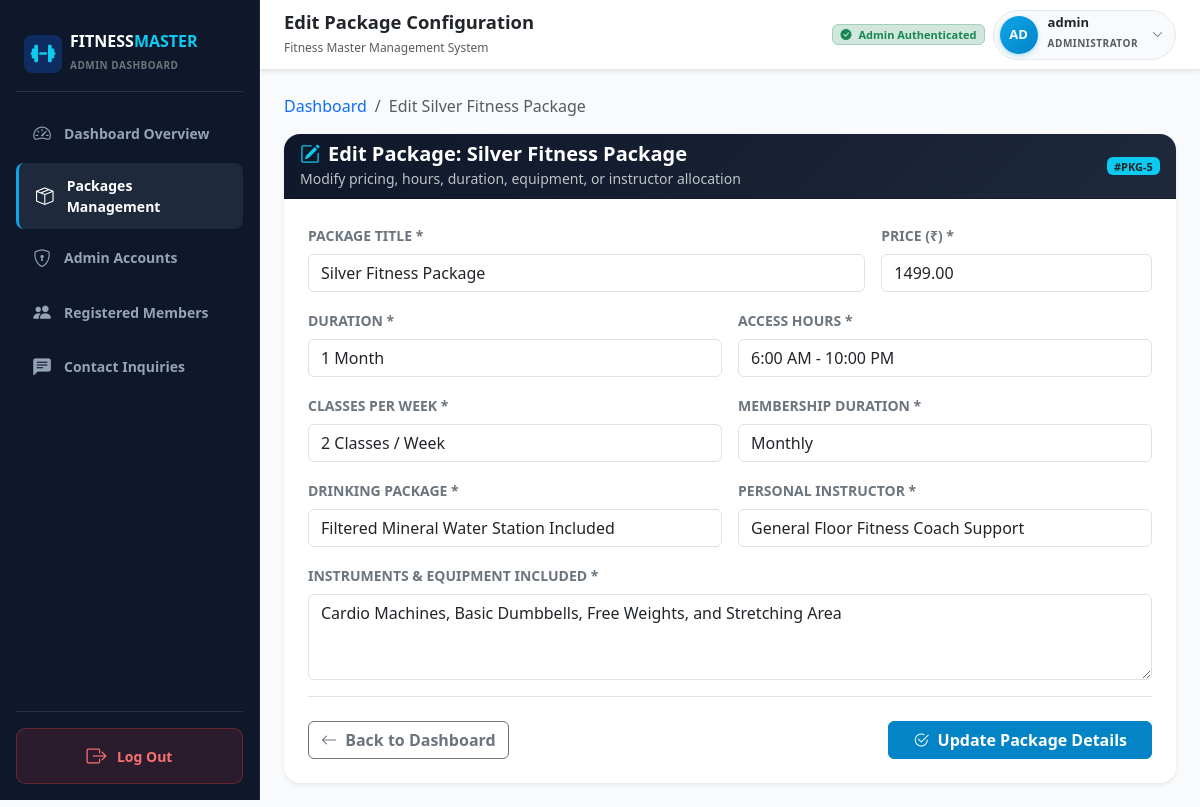
Screenshot of /packages/5/edit/ (signed in) with the database file from the repository.
### accounts/models.py (models this page shows, shortened)
class Admin(AbstractUser):
    email = models.EmailField(unique=True, verbose_name="Email Address")
    class Meta:
        verbose_name = 'Admin'
        verbose_name_plural = 'Admins'
        ordering = ['username']

### packages/models.py (models this page shows, shortened)
class Packages(models.Model):
    title = models.CharField(
        max_length=150,
        verbose_name="Package Title",
        help_text="Title or name of the package"
    )
    price = models.DecimalField(
        max_digits=10,
        decimal_places=2,
        verbose_name="Price",
        help_text="Package price"
    )
    duration = models.CharField(
        max_length=80,
        verbose_name="Duration",
        help_text="Duration (e.g. 1 Month, 3 Months, 6 Months, 1 Year)"
    )
    access_hours = models.CharField(
        max_length=120,
        verbose_name="Access Hours",
        help_text="Gym access hours (e.g. 24/7 Access, 6 AM - 10 PM)"
    )
    instruments = models.TextField(
        verbose_name="Instruments / Equipment",
        help_text="Equipment and instruments included with this package"
    )
    classes_per_week = models.CharField(
        max_length=80,
        verbose_name="Classes Per Week",
        help_text="Number of classes per week (e.g. 3 Classes/week, Unlimited)"
    )
    membership_duration = models.CharField(
        max_length=80,
        verbose_name="Membership Duration",
        help_text="Billing / commitment duration (e.g. Monthly, Quarterly, Annual)"
    )
    drinking_package = models.CharField(
        max_length=150,
        verbose_name="Drinking Package",
        help_text="Beverage benefits (e.g. Unlimited Mineral Water, Protein Shakes Included, None)"
    )
    personal_instructor = models.CharField(
        max_length=150,
        verbose_name="Personal Instructor",
        help_text="Trainer allocation (e.g. 1-on-1 Dedicated Trainer, 2 Free Sessions/Month, None)"
    )
    created_at = models.DateTimeField(auto_now_add=True)
    updated_at = models.DateTimeField(auto_now=True)
    class Meta:
        verbose_name = "Package"
        verbose_name_plural = "Packages"
        ordering = ['price']

### packages/views.py (the view)
# urls.py: path('packages/<int:pk>/edit/', views.package_edit_view, name='package_edit'),
@login_required(login_url='login')
@user_passes_test(admin_check, login_url='login')
def package_edit_view(request, pk):
    package = get_object_or_404(Packages, pk=pk)
    if request.method == 'POST':
        form = PackageForm(request.POST, instance=package)
        if form.is_valid():
            form.save()
            messages.success(request, f"Package '{package.title}' has been updated successfully!")
            return redirect('packages_list')
        else:
            messages.error(request, "Failed to update package. Please verify the inputs.")
    else:
        form = PackageForm(instance=package)
    return render(request, 'packages/package_edit.html', {
        'form': form,
        'package': package,
    })

### packages/views.py (called while the page is built)
def admin_check(user):
    return user.is_authenticated and (user.is_staff or user.is_superuser)

### templates/packages/package_edit.html (shortened to what this page needs)
{% extends 'base.html' %}
{% block page_heading %}Edit Package Configuration{% endblock %}
{% block content %}
<div class="container-fluid px-0" style="max-width: 900px;">
  <nav aria-label="breadcrumb" class="mb-3">
    <ol class="breadcrumb small">
      <li class="breadcrumb-item"><a href="{% url 'admin_dashboard' %}" class="text-decoration-none">Dashboard</a></li>
      <li class="breadcrumb-item active" aria-current="page">Edit {{ package.title }}</li>
    </ol>
  </nav>
  <div class="card shadow-sm border-0 rounded-4 overflow-hidden">
    <div class="card-header text-white p-3.5" style="background: linear-gradient(135deg, #0f172a, #1e293b);">
      <div class="d-flex align-items-center justify-content-between">
        <div>
          <h5 class="card-title fw-bold mb-0">
            <i class="bi bi-pencil-square text-info me-2"></i>Edit Package: {{ package.title }}
          </h5>
          <small class="text-light text-opacity-75">Modify pricing, hours, duration, equipment, or instructor allocation</small>
        </div>
        <span class="badge bg-info text-dark fw-bold px-2.5 py-1.5" style="font-size: 11px;">#PKG-{{ package.id }}</span>
      </div>
    </div>
    <div class="card-body p-4">
      <form method="post" action="{% url 'package_edit' package.id %}">
        <div class="row g-3">
          <div class="col-md-8">
            <label class="form-label small fw-bold text-uppercase text-secondary">Package Title *</label>
            {{ form.title }}
          </div>
          <div class="col-md-4">
            <label class="form-label small fw-bold text-uppercase text-secondary">Price (₹) *</label>
            {{ form.price }}
          </div>
          <div class="col-md-6">
            <label class="form-label small fw-bold text-uppercase text-secondary">Duration *</label>
            {{ form.duration }}
          </div>
          <div class="col-md-6">
            <label class="form-label small fw-bold text-uppercase text-secondary">Access Hours *</label>
            {{ form.access_hours }}
          </div>
          <div class="col-md-6">
            <label class="form-label small fw-bold text-uppercase text-secondary">Classes Per Week *</label>
            {{ form.classes_per_week }}
          </div>
          <div class="col-md-6">
            <label class="form-label small fw-bold text-uppercase text-secondary">Membership Duration *</label>
            {{ form.membership_duration }}
          </div>
          <div class="col-md-6">
            <label class="form-label small fw-bold text-uppercase text-secondary">Drinking Package *</label>
            {{ form.drinking_package }}
          </div>
          <div class="col-md-6">
            <label class="form-label small fw-bold text-uppercase text-secondary">Personal Instructor *</label>
            {{ form.personal_instructor }}
          </div>
          <div class="col-12">
            <label class="form-label small fw-bold text-uppercase text-secondary">Instruments &amp; Equipment Included *</label>
            {{ form.instruments }}
          </div>
        </div>
        <div class="d-flex flex-wrap align-items-center justify-content-between gap-2 pt-4 mt-3 border-top">
          <a href="{% url 'admin_dashboard' %}" class="btn btn-outline-secondary fw-semibold">
            <i class="bi bi-arrow-left me-1"></i> Back to Dashboard
          </a>
          <button type="submit" class="btn btn-primary fw-bold px-4" style="background-color: #0284c7; border-color: #0284c7;">
            <i class="bi bi-check2-circle me-1"></i> Update Package Details
          </button>
        </div>
      </form>
    </div>
  </div>
</div>
{% endblock %}

### templates/base.html (shortened to what this page needs)
<!DOCTYPE html>
<html lang="en">
<head>
  <link href="https://cdn.jsdelivr.net/npm/bootstrap@5.3.3/dist/css/bootstrap.min.css" rel="stylesheet">
  <link href="https://cdn.jsdelivr.net/npm/bootstrap-icons@1.11.3/font/bootstrap-icons.min.css" rel="stylesheet">
  <link rel="stylesheet" href="https://cdnjs.cloudflare.com/ajax/libs/font-awesome/6.5.1/css/all.min.css">
</head>
<body>
{% if request.user.is_authenticated and request.user.is_staff and not is_user_page and not is_auth_page and request.GET.portal != 'user' and request.resolver_match.url_name not in 'about_us contact_us user_login user_register user_register_alias user_dashboard user_root root admin_login admin_login_slash login admin_gateway admin_gateway_no_slash' %}
<div class="d-flex w-100 min-vh-100 position-relative">
  <aside class="admin-sidebar d-none d-lg-flex flex-column p-3" id="adminDesktopSidebar">
    <div class="brand-container d-flex align-items-center gap-2 px-2 py-3 mb-3 border-bottom border-secondary border-opacity-25">
      <button type="button" class="brand-icon btn p-0 border-0 bg-primary bg-opacity-25 text-info rounded-3 d-flex align-items-center justify-content-center shadow-none" id="desktopBrandToggle" style="width: 38px; height: 38px; flex-shrink: 0; cursor: pointer;" title="Click to Collapse / Expand Sidebar" aria-label="Toggle Sidebar">
        <i class="fa-solid fa-dumbbell text-info fs-5"></i>
      </button>
      <div class="brand-text text-truncate" id="desktopBrandTextToggle" style="cursor: pointer;" title="Click to Collapse / Expand Sidebar">
        <h6 class="mb-0 fw-bold text-white tracking-wide">FITNESS<span class="text-info">MASTER</span></h6>
        <small class="text-secondary fw-semibold" style="font-size: 10px; letter-spacing: 0.5px;">ADMIN DASHBOARD</small>
      </div>
    </div>
    <ul class="nav nav-pills flex-column mb-auto">
      <li class="nav-item">
        <a href="{% url 'admin_dashboard' %}" class="nav-link {% if request.resolver_match.url_name == 'admin_dashboard' %}active{% endif %}" title="Dashboard Overview">
          <i class="bi bi-speedometer2"></i>
          <span class="nav-label">Dashboard Overview</span>
        </a>
      </li>
      <li class="nav-item">
        <a href="{% url 'packages_list' %}" class="nav-link {% if request.resolver_match.url_name == 'packages_list' or request.resolver_match.url_name == 'package_edit' or request.resolver_match.url_name == 'packages_cards' %}active{% endif %}" title="Packages Management">
          <i class="bi bi-box-seam"></i>
          <span class="nav-label">Packages Management</span>
        </a>
      </li>
      <li class="nav-item">
        <a href="{% url 'admin_accounts' %}" class="nav-link {% if request.resolver_match.url_name == 'admin_accounts' %}active{% endif %}" title="Admin Accounts">
          <i class="bi bi-shield-lock"></i>
          <span class="nav-label">Admin Accounts</span>
        </a>
      </li>
      <li class="nav-item">
        <a href="{% url 'admin_registered_users' %}" class="nav-link {% if request.resolver_match.url_name == 'admin_registered_users' %}active{% endif %}" title="Registered Members">
          <i class="bi bi-people-fill"></i>
          <span class="nav-label">Registered Members</span>
        </a>
      </li>
      <li class="nav-item">
        <a href="{% url 'admin_contact_messages' %}" class="nav-link {% if request.resolver_match.url_name == 'admin_contact_messages' %}active{% endif %}" title="Contact Inquiries">
          <i class="bi bi-chat-left-text-fill"></i>
          <span class="nav-label">Contact Inquiries</span>
        </a>
      </li>
    </ul>
    <div class="border-top border-secondary border-opacity-25 pt-3 mt-auto">
      <a href="{% url 'logout' %}" class="sidebar-logout-btn w-100" title="Log Out">
        <i class="bi bi-box-arrow-right fs-5"></i>
        <span class="nav-label">Log Out</span>
      </a>
    </div>
  </aside>
  <div class="main-wrapper" id="mainContentWrapper">
    <header class="admin-navbar d-flex align-items-center justify-content-between px-3 px-lg-4 sticky-top shadow-sm">
      <div class="d-flex align-items-center gap-3">
        <div>
          <h5 class="mb-0 fw-bold text-dark" style="font-size: 1.15rem;">{% block page_heading %}Admin Dashboard{% endblock %}</h5>
          <small class="text-muted d-none d-sm-inline" style="font-size: 12px;">Fitness Master Management System</small>
        </div>
      </div>
      <div class="d-flex align-items-center gap-2">
        <span class="badge bg-success-subtle text-success border border-success-subtle d-none d-lg-inline-block px-2.5 py-1.5" style="font-size: 11px;">
          <i class="bi bi-check-circle-fill me-1"></i> Admin Authenticated
        </span>
        <div class="dropdown profile-dropdown">
          <div class="profile-pill" id="adminHeaderProfile" role="button" data-bs-toggle="dropdown" aria-expanded="false" tabindex="0">
            <div class="profile-avatar-circle">
              {{ request.user.username|slice:":2"|upper }}
            </div>
            <div class="d-none d-sm-block text-start pe-1">
              <div class="fw-bold text-dark lh-1" style="font-size: 13px;">{{ request.user.username }}</div>
              <small class="text-muted text-uppercase fw-semibold" style="font-size: 10px; letter-spacing: 0.5px;">Administrator</small>
            </div>
            <i class="bi bi-chevron-down text-muted" style="font-size: 11px;"></i>
          </div>
        </div>
      </div>
    </header>
    <main class="p-3 p-lg-4">
      {% block content %}{% endblock %}
    </main>
  </div>
</div>
{% else %}
  <main>
    {% block auth_content %}{% endblock %}
  </main>
{% endif %}
</body>
</html>

### templates/base.html (style rules this page uses)
:root { --fm-primary-dark: #0f172a; --fm-secondary-dark: #1e293b; --fm-border: #e2e8f0; --fm-accent-cyan: #0ea5e9; --fm-accent-orange: #ff5722; --fm-bg-light: #f8fafc; }
body { font-family: system-ui, -apple-system, "Segoe UI", Roboto, "Helvetica Neue", sans-serif; background-color: var(--fm-bg-light); color: #1e293b; min-height: 100vh; }
.admin-sidebar { width: 260px; background-color: var(--fm-primary-dark); color: #fff; height: 100vh; position: fixed; top: 0; bottom: 0; left: 0; border-right: 1px solid #1e293b; z-index: 1030; overflow-y: auto; overflow-x: hidden; transition: width 0.25s cubic-bezier(0.4, 0, 0.2, 1), padding 0.25s cubic-bezier(0.4, 0, 0.2, 1); }
.brand-icon { cursor: pointer; transition: transform 0.2s cubic-bezier(0.4, 0, 0.2, 1), background-color 0.2s ease, box-shadow 0.2s ease !important; outline: none !important; }
.main-wrapper { min-width: 0; flex: 1 1 auto; min-height: 100vh; margin-left: 0; width: 100%; background-color: var(--fm-bg-light); transition: margin-left 0.25s cubic-bezier(0.4, 0, 0.2, 1), width 0.25s cubic-bezier(0.4, 0, 0.2, 1); }
@media (min-width: 992px) { .main-wrapper { margin-left: 260px !important; width: calc(100% - 260px) !important; max-width: calc(100% - 260px) !important; } }
.admin-sidebar .nav-link { color: #94a3b8; font-size: 0.875rem; font-weight: 600; padding: 0.75rem 1rem; border-radius: 0.5rem; transition: all 0.2s ease; display: flex; align-items: center; gap: 0.75rem; margin-bottom: 0.25rem; }
.admin-sidebar .nav-link:hover, .admin-sidebar .nav-link.active { color: #ffffff; background-color: var(--fm-secondary-dark); border-left: 3px solid var(--fm-accent-cyan); }
.admin-sidebar .nav-link i { font-size: 1.1rem; width: 20px; text-align: center; }
.sidebar-logout-btn { color: #f87171; background: rgba(239, 68, 68, 0.12); border: 1px solid rgba(239, 68, 68, 0.3); border-radius: 0.6rem; padding: 0.75rem 1rem; font-weight: 700; font-size: 0.875rem; display: flex; align-items: center; justify-content: center; gap: 0.65rem; text-decoration: none; transition: all 0.2s ease; }
html, body { overflow-x: hidden; max-width: 100vw; }
.admin-navbar { background-color: #ffffff; border-bottom: 1px solid var(--fm-border); min-height: 70px; z-index: 1020; }
.profile-dropdown { position: relative; }
.profile-pill { background: #f8fafc; border: 1px solid var(--fm-border); border-radius: 50px; padding: 5px 12px 5px 6px; display: inline-flex; align-items: center; gap: 10px; text-decoration: none; color: #1e293b; cursor: pointer; transition: all 0.2s ease; }
.profile-avatar-circle { width: 38px; height: 38px; border-radius: 50%; background: linear-gradient(135deg, #0ea5e9, #0284c7); color: #ffffff; font-weight: 700; font-size: 13px; display: flex; align-items: center; justify-content: center; box-shadow: 0 2px 5px rgba(14, 165, 233, 0.3); }

### rows the page displays
Admin: user.username "AD", user.username "admin"
Packages: title "Silver Fitness Package", id "5", price "1499.00", duration "1 Month", access_hours "6:00 AM - 10:00 PM", classes_per_week "2 Classes / Week", membership_duration "Monthly", drinking_package "Filtered Mineral Water Station Included", personal_instructor "General Floor Fitness Coach Support", instruments "Cardio Machines, Basic Dumbbells, Free Weights, and Stretching Area"
